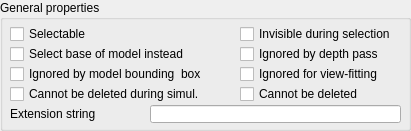
  <widget class="QGroupBox" name="groupBox">
   <property name="geometry">
    <rect>
     <x>10</x>
     <y>10</y>
     <width>411</width>
     <height>131</height>
    </rect>
   </property>
   <property name="title">
    <string>General properties</string>
   </property>
   <property name="flat">
    <bool>false</bool>
   </property>
   <widget class="QCheckBox" name="qqSelectable">
    <property name="geometry">
     <rect>
      <x>10</x>
      <y>25</y>
      <width>171</width>
      <height>18</height>
     </rect>
    </property>
    <property name="focusPolicy">
     <enum>Qt::StrongFocus</enum>
    </property>
    <property name="text">
     <string>Selectable</string>
    </property>
   </widget>
   <widget class="QCheckBox" name="qqSelectBaseInstead">
    <property name="geometry">
     <rect>
      <x>10</x>
      <y>45</y>
      <width>231</width>
      <height>18</height>
     </rect>
    </property>
    <property name="focusPolicy">
     <enum>Qt::StrongFocus</enum>
    </property>
    <property name="text">
     <string>Select base of model instead</string>
    </property>
   </widget>
   <widget class="QCheckBox" name="qqDontShowInModelSelection">
    <property name="geometry">
     <rect>
      <x>10</x>
      <y>65</y>
      <width>231</width>
      <height>18</height>
     </rect>
    </property>
    <property name="focusPolicy">
     <enum>Qt::StrongFocus</enum>
    </property>
    <property name="text">
     <string>Ignored by model bounding  box</string>
    </property>
   </widget>
   <widget class="QCheckBox" name="qqIgnoreForViewFitting">
    <property name="geometry">
     <rect>
      <x>240</x>
      <y>65</y>
      <width>171</width>
      <height>18</height>
     </rect>
    </property>
    <property name="focusPolicy">
     <enum>Qt::StrongFocus</enum>
    </property>
    <property name="text">
     <string>Ignored for view-fitting</string>
    </property>
   </widget>
   <widget class="QCheckBox" name="qqSelectInvisible">
    <property name="geometry">
     <rect>
      <x>240</x>
      <y>25</y>
      <width>171</width>
      <height>18</height>
     </rect>
    </property>
    <property name="focusPolicy">
     <enum>Qt::StrongFocus</enum>
    </property>
    <property name="text">
     <string>Invisible during selection</string>
    </property>
   </widget>
   <widget class="QCheckBox" name="qqDepthInvisible">
    <property name="geometry">
     <rect>
      <x>240</x>
      <y>45</y>
      <width>171</width>
      <height>18</height>
     </rect>
    </property>
    <property name="focusPolicy">
     <enum>Qt::StrongFocus</enum>
    </property>
    <property name="text">
     <string>Ignored by depth pass</string>
    </property>
   </widget>
   <widget class="QLabel" name="label_6">
    <property name="geometry">
     <rect>
      <x>10</x>
      <y>105</y>
      <width>131</width>
      <height>18</height>
     </rect>
    </property>
    <property name="text">
     <string>Extension string</string>
    </property>
   </widget>
   <widget class="QLineEdit" name="qqExtensionString">
    <property name="geometry">
     <rect>
      <x>150</x>
      <y>105</y>
      <width>251</width>
      <height>18</height>
     </rect>
    </property>
   </widget>
   <widget class="QCheckBox" name="qqCannotBeDeleted">
    <property name="geometry">
     <rect>
      <x>240</x>
      <y>85</y>
      <width>171</width>
      <height>18</height>
     </rect>
    </property>
    <property name="focusPolicy">
     <enum>Qt::StrongFocus</enum>
    </property>
    <property name="text">
     <string>Cannot be deleted</string>
    </property>
   </widget>
   <widget class="QCheckBox" name="qqCannotBeDeletedDuringSimul">
    <property name="geometry">
     <rect>
      <x>10</x>
      <y>85</y>
      <width>231</width>
      <height>18</height>
     </rect>
    </property>
    <property name="focusPolicy">
     <enum>Qt::StrongFocus</enum>
    </property>
    <property name="text">
     <string>Cannot be deleted during simul.</string>
    </property>
   </widget>
  </widget>
